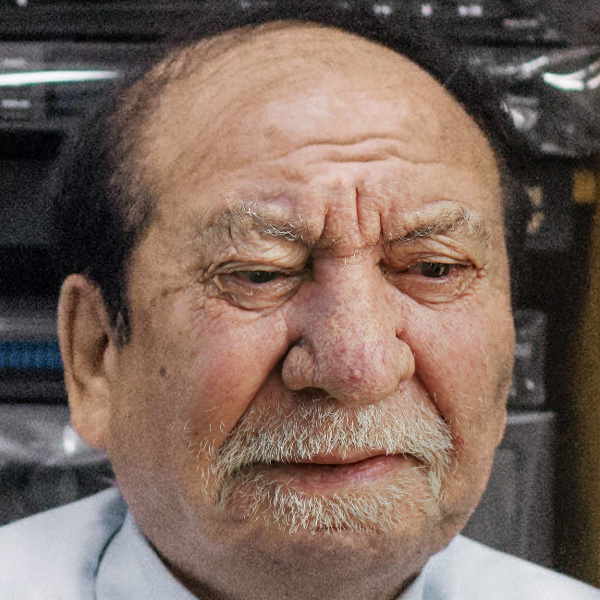
#> input picture dataset/fake/easy_116_111.jpg, 600 x 600 px
$ python -i fft_utils.py   (imports and definitions only)
#> lines starting #> are read from the running program, lines starting #| are printed output that depends on the picture
#> further down, picture is the input picture: PIL image 600x600 RGB; mean R, G, B 124.2, 103, 92.8
from typing import Tuple

import numpy as np
from PIL import Image


def compute_fft_image(img: Image.Image, size: int = 224) -> Image.Image:
    """
    Compute log-magnitude spectrum of 2D FFT and return as 3-channel PIL image.
    """
#> called with size = 224
    img = img.convert("L")
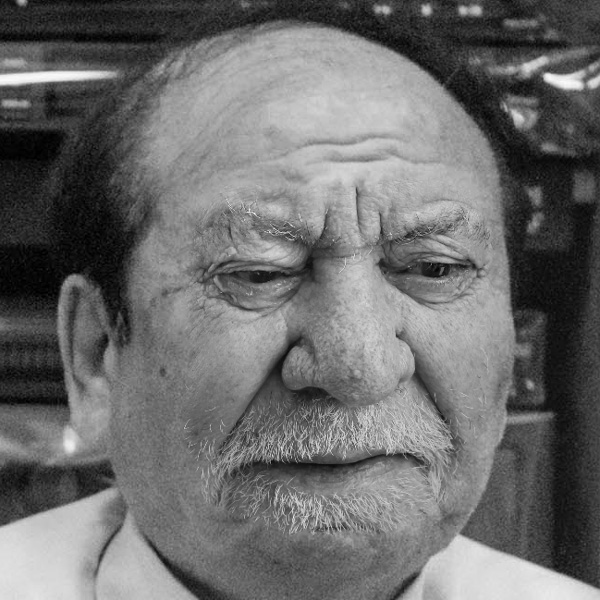
#> img: PIL image 600x600 L; min 0, max 252, mean 108.2
    img = img.resize((size, size))
#> img: PIL image 224x224 L
    arr = np.array(img).astype(np.float32)

    fft = np.fft.fft2(arr)
    fft_shift = np.fft.fftshift(fft)
    magnitude = np.abs(fft_shift)
    magnitude = np.log1p(magnitude)
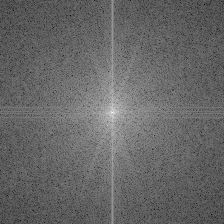
#> magnitude: shape (224, 224) float64; min 1.5, max 15.51, mean 7.15; drawn with min black and max white

    magnitude -= magnitude.min()
    magnitude /= (magnitude.max() + 1e-8)
    magnitude_uint8 = (magnitude * 255).astype(np.uint8)

    mag_img = Image.fromarray(magnitude_uint8)
    mag_img = mag_img.convert("RGB")
    return mag_img

>>> from PIL import Image
>>> picture = Image.open('../dataset/fake/easy_116_111.jpg')
>>> result = compute_fft_image(picture)

$ run again, on dataset/fake/easy_123_0100.jpg
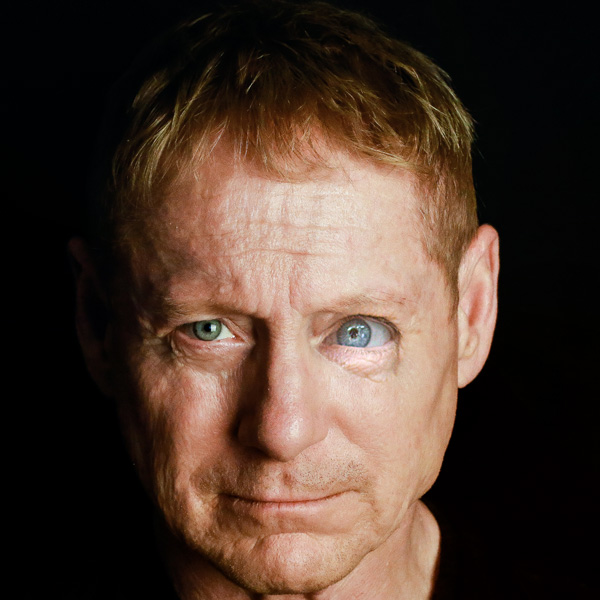
#> input picture dataset/fake/easy_123_0100.jpg, 600 x 600 px
#> picture is the input picture: PIL image 600x600 RGB; mean R, G, B 75, 56.4, 45.6
#> in compute_fft_image, `img = img.convert("L")`:
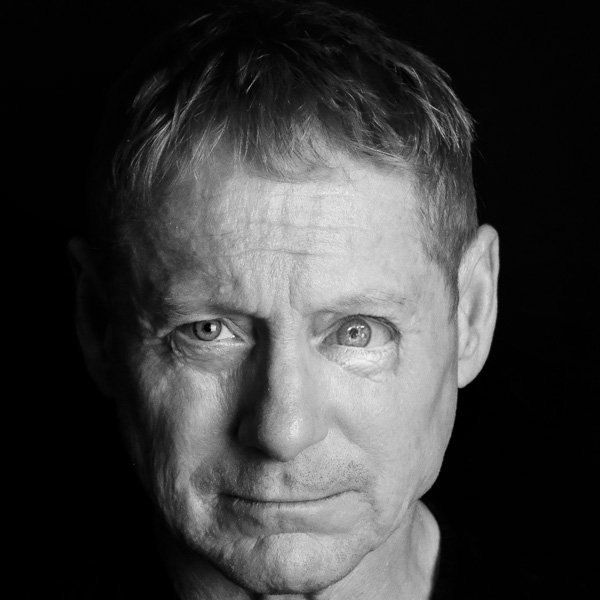
#> img: PIL image 600x600 L; min 0, max 254, mean 60.7
#> in compute_fft_image, `magnitude = np.log1p(magnitude)`:
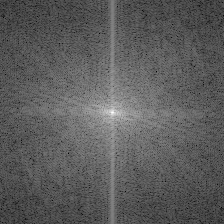
#> magnitude: shape (224, 224) float64; min 2.17, max 14.93, mean 6.79; drawn with min black and max white

$ run again, on dataset/fake/easy_134_0001.jpg
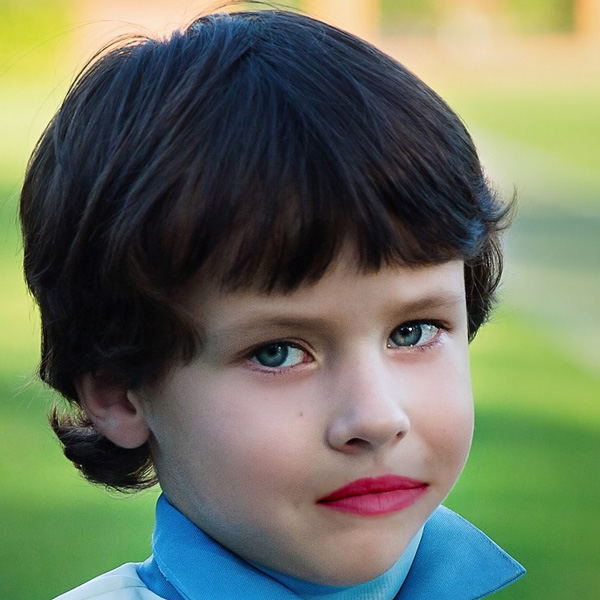
#> input picture dataset/fake/easy_134_0001.jpg, 600 x 600 px
#> picture is the input picture: PIL image 600x600 RGB; mean R, G, B 105.5, 114.5, 94.3
#> in compute_fft_image, `img = img.convert("L")`:
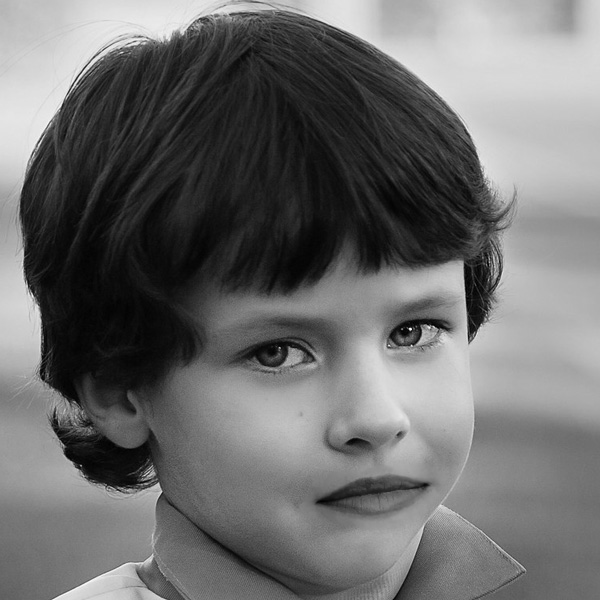
#> img: PIL image 600x600 L; min 0, max 254, mean 109.5
#> in compute_fft_image, `magnitude = np.log1p(magnitude)`:
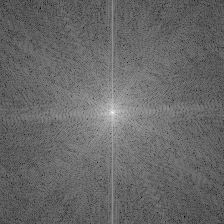
#> magnitude: shape (224, 224) float64; min 1.12, max 15.52, mean 7; drawn with min black and max white

$ run again, on dataset/fake/easy_140_1111.jpg
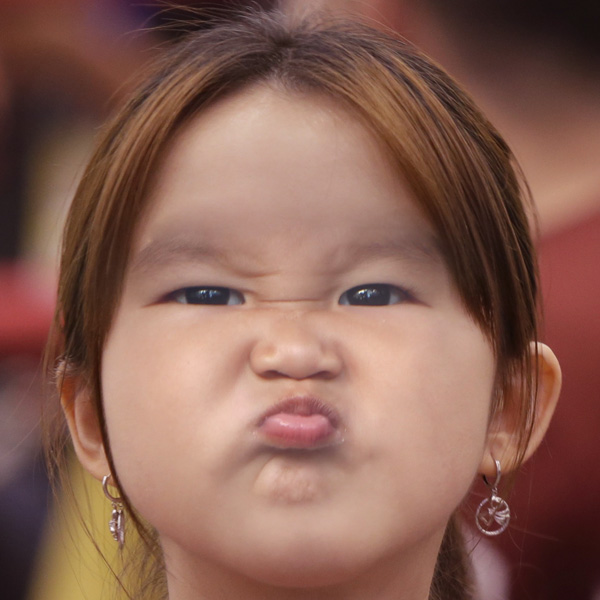
#> input picture dataset/fake/easy_140_1111.jpg, 600 x 600 px
#> picture is the input picture: PIL image 600x600 RGB; mean R, G, B 136.5, 96.5, 83.8
#> in compute_fft_image, `img = img.convert("L")`:
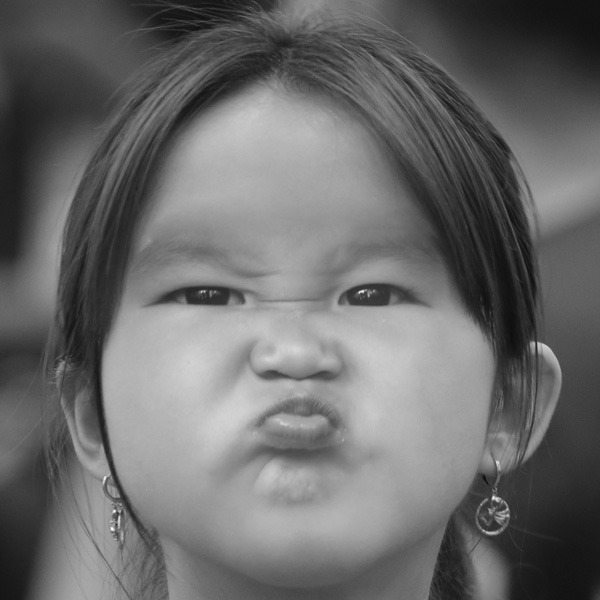
#> img: PIL image 600x600 L; min 12, max 251, mean 107
#> in compute_fft_image, `magnitude = np.log1p(magnitude)`:
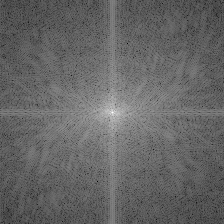
#> magnitude: shape (224, 224) float64; min 0.791, max 15.5, mean 6.66; drawn with min black and max white
